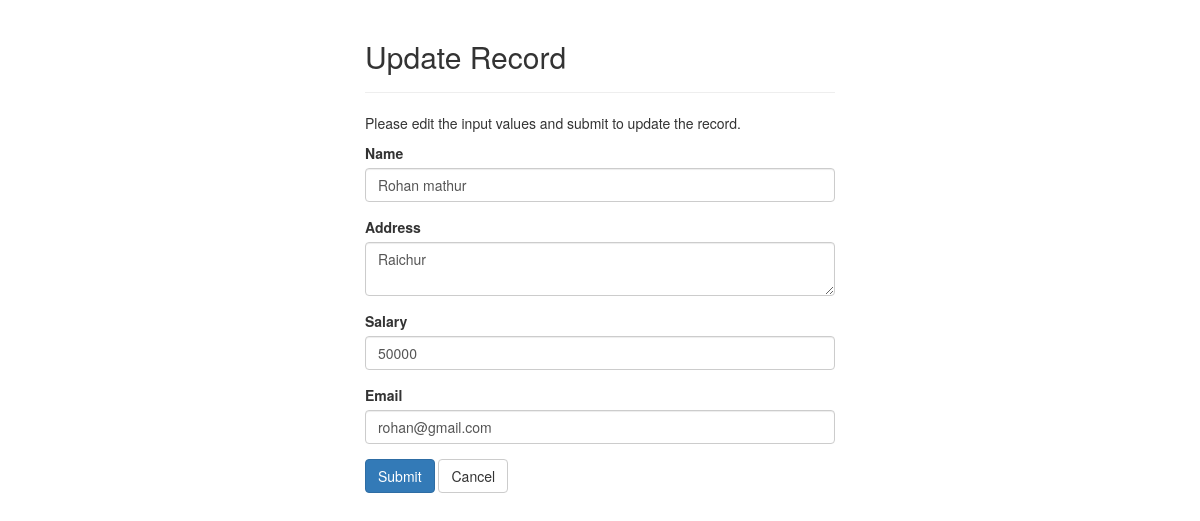
Page /update.php?id=1 on the committed database.
### tables this page shows
CREATE TABLE `employees` (
  `id` int(11) NOT NULL,
  `name` varchar(255) NOT NULL,
  `address` varchar(255) NOT NULL,
  `salary` int(11) NOT NULL,
  `email` varchar(255) NOT NULL
);

### update.php (the view, shortened to what this page needs)
<?php
require_once "config.php";
$name = $address = $salary = $email= "";
$name_err = $address_err = $salary_err = $email_err="";
if(isset($_POST["id"]) && !empty($_POST["id"])){
    $id = $_POST["id"];
    $input_name = trim($_POST["name"]);
    if(empty($input_name)){
        $name_err = "Please enter a name.";
    } elseif(!filter_var($input_name, FILTER_VALIDATE_REGEXP, array("options"=>array("regexp"=>"/^[a-zA-Z\s]+$/")))){
        $name_err = "Please enter a valid name.";
    } else{
        $name = $input_name;
    }
    $input_address = trim($_POST["address"]);
    if(empty($input_address)){
        $address_err = "Please enter an address.";
    } else{
        $address = $input_address;
    }
    $input_salary = trim($_POST["salary"]);
    if(empty($input_salary)){
        $salary_err = "Please enter the salary amount.";
    } elseif(!ctype_digit($input_salary)){
        $salary_err = "Please enter a positive integer value.";
    } else{
        $salary = $input_salary;
    }
    $input_email = trim($_POST["email"]);
    if(empty($input_email)){
        $email_err = "Please enter an email.";
    } else{
        $email = $input_email;
    }
    if(empty($name_err) && empty($address_err) && empty($salary_err) && empty($email_err)){
        $sql = "UPDATE employees SET name=?, address=?, salary=?, email=? WHERE id=?";
        if($stmt = mysqli_prepare($link, $sql)){
            mysqli_stmt_bind_param($stmt, "ssssi", $param_name, $param_address, $param_salary, $param_email, $param_id);
            $param_name = $name;
            $param_address = $address;
            $param_salary = $salary;
            $param_email = $email;
            $param_id = $id;
            if(mysqli_stmt_execute($stmt)){
                header("location: index.php");
                exit();
            } else{
                echo "Something went wrong. Please try again later.";
            }
        }
        mysqli_stmt_close($stmt);
    }
    mysqli_close($link);
} else{
    if(isset($_GET["id"]) && !empty(trim($_GET["id"]))){
        $sql = "SELECT * FROM employees WHERE id = ?";
        if($stmt = mysqli_prepare($link, $sql)){
            mysqli_stmt_bind_param($stmt, "i", $param_id);
            if(mysqli_stmt_execute($stmt)){
                $result = mysqli_stmt_get_result($stmt);
                if(mysqli_num_rows($result) == 1){
                    $row = mysqli_fetch_array($result, MYSQLI_ASSOC);
                    $name = $row["name"];
                    $address = $row["address"];
                    $salary = $row["salary"];
                    $email = $row["email"];
                } else{
                    header("location: error.php");
                    exit();
                }
            } else{
                echo "Oops! Something went wrong. Please try again later.";
            }
        }
    }  else{
        header("location: error.php");
        exit();
    }
}
?>
<!DOCTYPE html>
<html lang="en">
<head>
    <link rel="stylesheet" href="https://maxcdn.bootstrapcdn.com/bootstrap/3.3.7/css/bootstrap.css">
</head>
<body>
    <div class="wrapper">
        <div class="container-fluid">
            <div class="row">
                <div class="col-md-12">
                    <div class="page-header">
                        <h2>Update Record</h2>
                    </div>
                    <p>Please edit the input values and submit to update the record.</p>
                    <form action="<?php echo htmlspecialchars(basename($_SERVER['REQUEST_URI'])); ?>" method="post">
                        <div class="form-group <?php echo (!empty($name_err)) ? 'has-error' : ''; ?>">
                            <label>Name</label>
                            <input type="text" name="name" class="form-control" value="<?php echo $name; ?>">
                        </div>
                        <div class="form-group <?php echo (!empty($address_err)) ? 'has-error' : ''; ?>">
                            <label>Address</label>
                            <textarea name="address" class="form-control"><?php echo $address; ?></textarea>
                        </div>
                        <div class="form-group <?php echo (!empty($salary_err)) ? 'has-error' : ''; ?>">
                            <label>Salary</label>
                            <input type="text" name="salary" class="form-control" value="<?php echo $salary; ?>">
                        </div>
                        <div class="form-group <?php echo (!empty($email_err)) ? 'has-error' : ''; ?>">
                            <label>Email</label>
                            <input type="text" name="email" class="form-control" value="<?php echo $email; ?>">
                        </div>
                        <input type="submit" class="btn btn-primary" value="Submit">
                        <a href="index.php" class="btn btn-default">Cancel</a>
                    </form>
                </div>
            </div>
        </div>
    </div>
</body>
</html>

### update.php (style rules this page uses)
.wrapper { width: 500px; margin: 0 auto; }

### rows in the picture
employees: name "Rohan mathur", address "Raichur", salary "50000", email "rohan@gmail.com"
